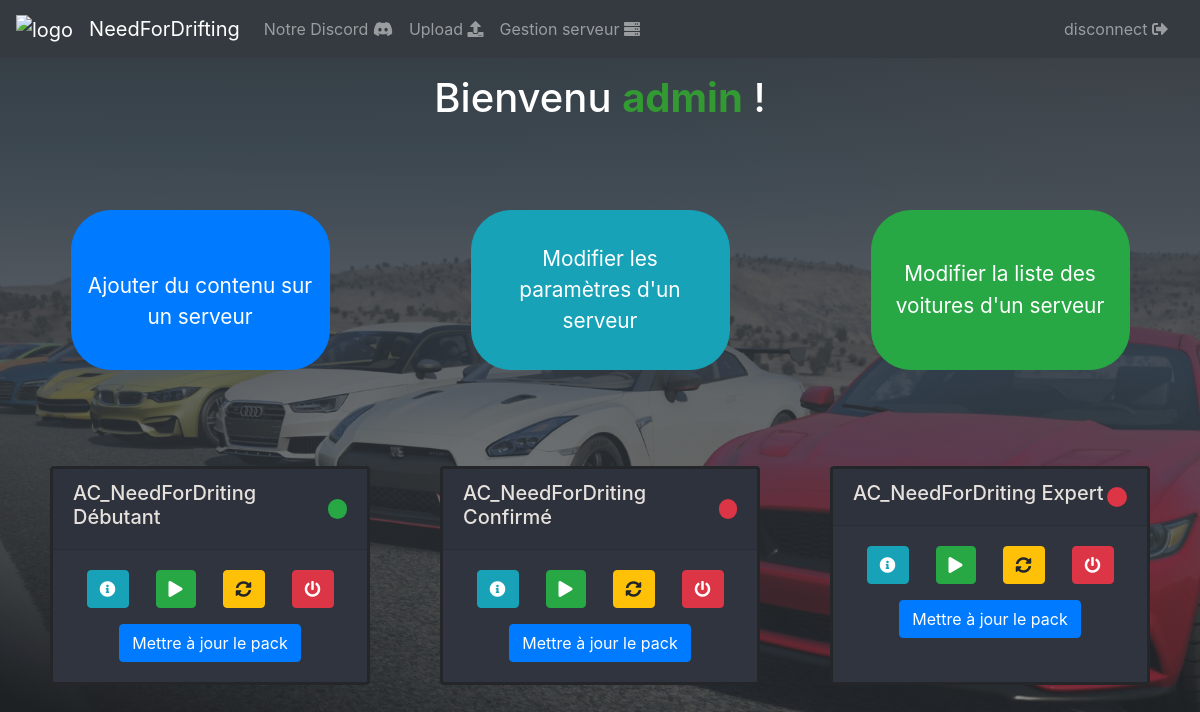
The page /manage_server/ (signed in) on the database as committed earlier.
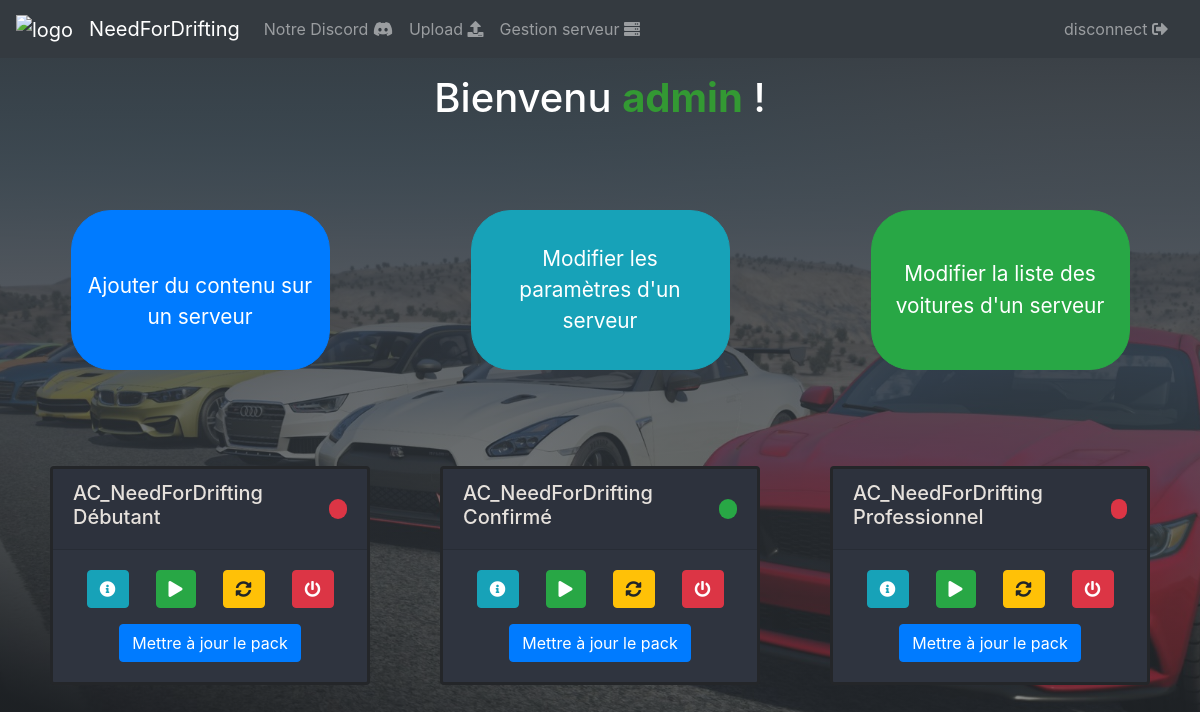
The same page on the database as committed later.
### acserver/models.py (models this page shows)
class Server(models.Model):
    name = models.CharField(max_length=45, unique=True)
    path_download = models.CharField(max_length=500)
    path_upload = models.CharField(max_length=500)
    file_cfg = models.CharField(max_length=500)
    file_entry_list = models.CharField(max_length=500)
    cars = models.ManyToManyField(Car)
    track = models.ForeignKey(Track, on_delete=models.CASCADE)
    status = models.CharField(max_length=11)
    name_cmd = models.CharField(max_length=16)

### manageserver/views.py (the view)
# urls.py: path('', views.manager, name="manager"),
@login_required
def manager(request):
    request.session.set_expiry(0)
    context = {
        "servers": Server.objects.all(),
        "cars": Car.objects.all(),
        "tracks": Track.objects.all()
    }
    return render(request, 'manageserver/task.html', context)

### manageserver/templates/manageserver/task.html (shortened to what this page needs)
{% extends 'acserver/base.html' %}
{% load static %}
{% block content %}
<div class="container-fluid margin-manager-server">
    <div class="row align-items-center justify-content-center text-center">
        <div class="col-lg-12 align-self-center title-manager">
            <h1 class="text-white">Bienvenu <strong class="text-color">{{ user.username }}</strong> !</h1>
        </div>
        <div class="col-lg-4 align-self-baseline box-manager">
            <a href="{% url 'manageserver:upload' %}" type="button" class="btn btn-primary a-manager">Ajouter du contenu sur un serveur</a>
        </div>
        <div class="col-lg-4 align-self-baseline box-manager">
            <button type="button" class="btn btn-info btn-manager" id="editCfg">Modifier les paramètres d'un serveur</button>
        </div>
        <div class="col-lg-4 align-self-baseline box-manager">
            <button type="button" class="btn btn-success btn-manager" id="editCarList">Modifier la liste des voitures d'un serveur</button>
        </div>
    </div>
</div>
<div class="container-fluid servers-stat">
    <div class="row">
        <div class="col-12 d-flex justify-content-around" id="serversAction">
            {% for server in servers %}
            <div class="card server-action" data-id="{{ server.pk }}">
                <div class="card-header d-flex justify-content-between">
                    <h5>{{ server.name }}</h5>
                    {% if server.status == "running" %}
                    <div class="point-status status-running align-self-center" id="roundStat{{ server.pk }}"></div>
                    {% elif server.status == "stoping" %}
                    <div class="point-status status-stoping align-self-center" id="roundStat{{ server.pk }}"></div>
                    {% endif %}
                </div>
                <div class="card-body text-center align-items-center" id="bodyBtn{{ server.pk }}">
                    <div class="d-flex justify-content-around" id="groupBtnAction{{ server.pk }}">
                        <button class="btn btn-info" id="statusServ{{ server.pk }}" data-cmd="status" data-toggle="tooltip" data-placement="left" title="Rechargement du status"><i class="fas fa-info-circle"></i></button>
                        <button class="btn btn-success" id="runServ{{ server.pk }}" data-cmd="start"><i class="fas fa-play"></i></button>
                        <button class="btn btn-warning" id="rebootServ{{ server.pk }}" data-cmd="restart"><i class="fas fa-sync-alt"></i></button>
                        <button class="btn btn-danger" id="stopServ{{ server.pk }}" data-cmd="stop"><i class="fas fa-power-off"></i></button>
                    </div>
                    <button class="btn btn-primary mt-3" id="updatePack{{ server.pk }}">Mettre à jour le pack</button>
                </div>
            </div>
            {% endfor %}
        </div>
    </div>
</div>
{% endblock content %}

### acserver/templates/acserver/base.html (shortened to what this page needs)
<!DOCTYPE html>
<html lang="fr">
<head>
    {% load static %}
    <link rel="stylesheet" href="{% static 'acserver/css/style.css' %}">
    <link rel="stylesheet" href="{% static 'manageserver/css/style.css' %}">
    <link rel="stylesheet" href="{% static 'acserver/css/loading.css' %}">
    <link rel="stylesheet" href="{% static 'acserver/css/message.css' %}">
    <link rel="stylesheet" href="{% static 'manageserver/css/railscasts.css' %}">
    <link rel="stylesheet" href="https://stackpath.bootstrapcdn.com/bootstrap/4.3.1/css/bootstrap.min.css">
    <link rel="stylesheet" href="https://use.fontawesome.com/releases/v5.8.2/css/all.css">
</head>
<body>
    <nav id="navBar" class="navbar navbar-expand-lg navbar-dark bg-dark">
        <a class="navbar-brand" href="/">
            <img src="https://cdn.discordapp.com/attachments/276083751887306763/700345466755219536/ndf_logo2.png" width="40px" height="40px" alt="logo">
        </a>
        <a class="navbar-brand" href="/">NeedForDrifting</a>
        <div class="collapse navbar-collapse" id="navbarSupportedContent">
            {% if user.is_authenticated %}
            <ul class="navbar-nav mr-auto">
                <li class="nav-item">
                    <a class="nav-link" href="https://discord.gg/cjZYyZM">Notre Discord <i class="fab fa-discord"></i></a>
                </li>
                <li class="nav-item">
                    <a class="nav-link" href="{% url 'manageserver:upload' %}">Upload <i class="fas fa-upload"></i></a>
                </li>
                <li class="nav-item">
                    <a class="nav-link" href="{% url 'manageserver:manager' %}">Gestion serveur <i class="fas fa-server"></i></a>
                </li>
            </ul>
            <a class="nav-link account" href="{% url 'manageserver:logout' %}">disconnect <i class="fas fa-sign-out-alt"></i></a>
            {% endif %}
        </div>
    </nav>
    {% block content %}
    {% endblock content %}
</body>
</html>

### acserver/static/acserver/css/style.css (style rules this page uses)
body { height: 100vh; background-image: linear-gradient(180deg, rgba(52, 58, 64, 1), rgba(52, 58, 64, 0.5)), url('../img/background.png'); background-repeat: no-repeat; background-position: center; background-size: cover; }

### manageserver/static/manageserver/css/style.css (style rules this page uses)
.account { color: rgba(255,255,255,.5) }
.margin-manager-server { margin-top: 2vh; }
.title-manager { margin-bottom: 10vh; }
.card { border: 3px solid #242629 !important; }
.text-color { color: #339933; }
.a-manager { width: 70%; height: 10rem; padding-top: 3.7rem !important; font-size: 1.3rem !important; border: 0px solid; border-radius: 40px !important; }
.btn-manager { width: 70%; height: 10rem; font-size: 1.3rem !important; border: 0px solid; border-radius: 40px !important; }
.servers-stat { margin-top: 12vh; }
.server-action { background-color: #2F343F !important; color: #e6e1dc; width: 20rem; }
.point-status { height: 20px; width: 20px; border: 0; border-radius: 10px; }
.status-running { background-color: #28a745; }
.status-stoping { background-color: #dc3545; }

Rows that differ between the two databases and show on the page:
changed Server: name "AC_NeedForDriting Débutant" → "AC_NeedForDrifting Débutant"; status "running" → "stoping" (drawn)
changed Server: name "AC_NeedForDriting Confirmé" → "AC_NeedForDrifting Confirmé"; status "stoping" → "running" (drawn)
changed Server: name "AC_NeedForDriting Expert" → "AC_NeedForDrifting Professionnel"
